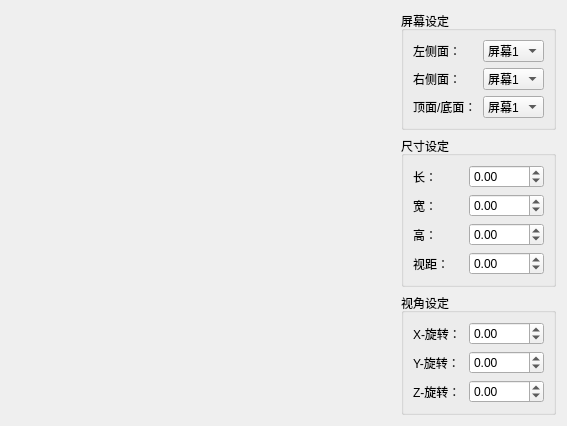
<?xml version="1.0" encoding="UTF-8"?>
<ui version="4.0">
 <class>KCube3DSettingWidget</class>
 <widget class="QWidget" name="KCube3DSettingWidget">
  <property name="geometry">
   <rect>
    <x>0</x>
    <y>0</y>
    <width>567</width>
    <height>386</height>
   </rect>
  </property>
  <property name="windowTitle">
   <string>Form</string>
  </property>
  <layout class="QHBoxLayout" name="horizontalLayout" stretch="3,1">
   <item>
    <widget class="KCubeWidget" name="cubeWidget" native="true"/>
   </item>
   <item>
    <layout class="QVBoxLayout" name="verticalLayout">
     <item>
      <widget class="QGroupBox" name="groupBox_3">
       <property name="title">
        <string>屏幕设定</string>
       </property>
       <layout class="QGridLayout" name="gridLayout_3">
        <item row="0" column="0">
         <widget class="QLabel" name="label_8">
          <property name="text">
           <string>左侧面：</string>
          </property>
         </widget>
        </item>
        <item row="0" column="1">
         <widget class="QComboBox" name="comboBox_leftScreen">
          <item>
           <property name="text">
            <string>屏幕1</string>
           </property>
          </item>
          <item>
           <property name="text">
            <string>屏幕2</string>
           </property>
          </item>
          <item>
           <property name="text">
            <string>屏幕3</string>
           </property>
          </item>
          <item>
           <property name="text">
            <string>屏幕4</string>
           </property>
          </item>
          <item>
           <property name="text">
            <string>屏幕5</string>
           </property>
          </item>
         </widget>
        </item>
        <item row="1" column="0">
         <widget class="QLabel" name="label_9">
          <property name="text">
           <string>右侧面：</string>
          </property>
         </widget>
        </item>
        <item row="1" column="1">
         <widget class="QComboBox" name="comboBox_rightScreen">
          <item>
           <property name="text">
            <string>屏幕1</string>
           </property>
          </item>
          <item>
           <property name="text">
            <string>屏幕2</string>
           </property>
          </item>
          <item>
           <property name="text">
            <string>屏幕3</string>
           </property>
          </item>
          <item>
           <property name="text">
            <string>屏幕4</string>
           </property>
          </item>
          <item>
           <property name="text">
            <string>屏幕5</string>
           </property>
          </item>
         </widget>
        </item>
        <item row="2" column="0">
         <widget class="QLabel" name="label_10">
          <property name="text">
           <string>顶面/底面：</string>
          </property>
         </widget>
        </item>
        <item row="2" column="1">
         <widget class="QComboBox" name="comboBox_topScreen">
          <item>
           <property name="text">
            <string>屏幕1</string>
           </property>
          </item>
          <item>
           <property name="text">
            <string>屏幕2</string>
           </property>
          </item>
          <item>
           <property name="text">
            <string>屏幕3</string>
           </property>
          </item>
          <item>
           <property name="text">
            <string>屏幕4</string>
           </property>
          </item>
          <item>
           <property name="text">
            <string>屏幕5</string>
           </property>
          </item>
         </widget>
        </item>
       </layout>
      </widget>
     </item>
     <item>
      <widget class="QGroupBox" name="groupBox">
       <property name="title">
        <string>尺寸设定</string>
       </property>
       <layout class="QGridLayout" name="gridLayout_2">
        <item row="0" column="0">
         <widget class="QLabel" name="label">
          <property name="text">
           <string>长：</string>
          </property>
         </widget>
        </item>
        <item row="0" column="1">
         <widget class="QDoubleSpinBox" name="doubleSpinBox_length">
          <property name="minimum">
           <double>-1000.000000000000000</double>
          </property>
          <property name="maximum">
           <double>1000.000000000000000</double>
          </property>
         </widget>
        </item>
        <item row="1" column="0">
         <widget class="QLabel" name="label_2">
          <property name="text">
           <string>宽：</string>
          </property>
         </widget>
        </item>
        <item row="1" column="1">
         <widget class="QDoubleSpinBox" name="doubleSpinBox_width">
          <property name="minimum">
           <double>-1000.000000000000000</double>
          </property>
          <property name="maximum">
           <double>1000.000000000000000</double>
          </property>
         </widget>
        </item>
        <item row="2" column="0">
         <widget class="QLabel" name="label_3">
          <property name="text">
           <string>高：</string>
          </property>
         </widget>
        </item>
        <item row="2" column="1">
         <widget class="QDoubleSpinBox" name="doubleSpinBox_height">
          <property name="minimum">
           <double>-1000.000000000000000</double>
          </property>
          <property name="maximum">
           <double>1000.000000000000000</double>
          </property>
         </widget>
        </item>
        <item row="3" column="0">
         <widget class="QLabel" name="label_7">
          <property name="text">
           <string>视距：</string>
          </property>
         </widget>
        </item>
        <item row="3" column="1">
         <widget class="QDoubleSpinBox" name="doubleSpinBox_scale">
          <property name="minimum">
           <double>-1000.000000000000000</double>
          </property>
          <property name="maximum">
           <double>1000.000000000000000</double>
          </property>
         </widget>
        </item>
       </layout>
      </widget>
     </item>
     <item>
      <widget class="QGroupBox" name="groupBox_2">
       <property name="title">
        <string>视角设定</string>
       </property>
       <layout class="QGridLayout" name="gridLayout">
        <item row="0" column="0">
         <widget class="QLabel" name="label_4">
          <property name="text">
           <string>X-旋转：</string>
          </property>
         </widget>
        </item>
        <item row="0" column="1">
         <widget class="QDoubleSpinBox" name="doubleSpinBox_xRot">
          <property name="minimum">
           <double>-1000.000000000000000</double>
          </property>
          <property name="maximum">
           <double>1000.000000000000000</double>
          </property>
         </widget>
        </item>
        <item row="1" column="0">
         <widget class="QLabel" name="label_5">
          <property name="text">
           <string>Y-旋转：</string>
          </property>
         </widget>
        </item>
        <item row="1" column="1">
         <widget class="QDoubleSpinBox" name="doubleSpinBox_yRot">
          <property name="minimum">
           <double>-1000.000000000000000</double>
          </property>
          <property name="maximum">
           <double>1000.000000000000000</double>
          </property>
         </widget>
        </item>
        <item row="2" column="0">
         <widget class="QLabel" name="label_6">
          <property name="text">
           <string>Z-旋转：</string>
          </property>
         </widget>
        </item>
        <item row="2" column="1">
         <widget class="QDoubleSpinBox" name="doubleSpinBox_zRot">
          <property name="minimum">
           <double>-1000.000000000000000</double>
          </property>
          <property name="maximum">
           <double>1000.000000000000000</double>
          </property>
         </widget>
        </item>
       </layout>
      </widget>
     </item>
     <item>
      <spacer name="verticalSpacer">
       <property name="orientation">
        <enum>Qt::Vertical</enum>
       </property>
       <property name="sizeHint" stdset="0">
        <size>
         <width>20</width>
         <height>40</height>
        </size>
       </property>
      </spacer>
     </item>
    </layout>
   </item>
  </layout>
 </widget>
 <customwidgets>
  <customwidget>
   <class>KCubeWidget</class>
   <extends>QWidget</extends>
   <header>kcubewidget.h</header>
   <container>1</container>
  </customwidget>
 </customwidgets>
 <resources/>
 <connections/>
</ui>
